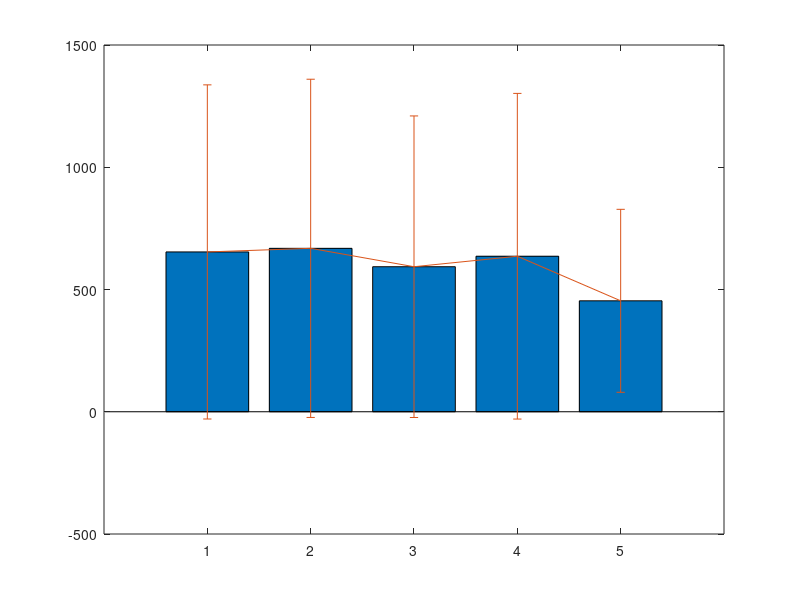

Write the MATLAB code that produced this figure. (Note: this script raises an error after producing the figure.)
clear all; clc;

% adjust to your local path
addpath(genpath('/Volumes/Portable/Human_RNN/Paper_Code/Figure_Two/'));

results = load('Online_H_maze_like_all_final.mat');


H_MAZE_LIKE_ALL_J = results.H_MAZE_LIKE_ALL.J;
H_MAZE_LIKE_ALL_P = results.H_MAZE_LIKE_ALL.P;
H_MAZE_LIKE_ALL_H = results.H_MAZE_LIKE_ALL.H;
H_MAZE_LIKE_ALL_C = results.H_MAZE_LIKE_ALL.C;
H_MAZE_LIKE_ALL_M = results.H_MAZE_LIKE_ALL.M;

figure()

bar(1:5, [mean(mean(H_MAZE_LIKE_ALL_J)) mean(mean(H_MAZE_LIKE_ALL_P)) mean(mean(H_MAZE_LIKE_ALL_H)) mean(mean(H_MAZE_LIKE_ALL_M)) mean(mean(H_MAZE_LIKE_ALL_C)) ])
hold on
er = errorbar(1:5,[mean(mean(H_MAZE_LIKE_ALL_J)) mean(mean(H_MAZE_LIKE_ALL_P)) mean(mean(H_MAZE_LIKE_ALL_H)) mean(mean(H_MAZE_LIKE_ALL_M)) mean(mean(H_MAZE_LIKE_ALL_C)) ], [std(mean(H_MAZE_LIKE_ALL_J)) std(mean(H_MAZE_LIKE_ALL_P)) std(mean(H_MAZE_LIKE_ALL_H)) std(mean(H_MAZE_LIKE_ALL_M)) std(mean(H_MAZE_LIKE_ALL_C)) ]);    
er.Color = [0 0 0];                            
er.LineStyle = 'none'; 


figure()

boxplot([mean(H_MAZE_LIKE_ALL_J); mean(H_MAZE_LIKE_ALL_P); mean(H_MAZE_LIKE_ALL_H); mean(H_MAZE_LIKE_ALL_M); mean(H_MAZE_LIKE_ALL_C) ]')


figure()

violinplot([mean(H_MAZE_LIKE_ALL_J); mean(H_MAZE_LIKE_ALL_P); mean(H_MAZE_LIKE_ALL_H); mean(H_MAZE_LIKE_ALL_M); mean(H_MAZE_LIKE_ALL_C) ]', [], 'ViolinAlpha', 0.2, 'MarkerSize', 10, 'ShowMean', true)


[h,p1,ci,stats] = ttest(mean(H_MAZE_LIKE_ALL_C),mean(H_MAZE_LIKE_ALL_J),"Tail","left");
[h,p2,ci,stats] = ttest(mean(H_MAZE_LIKE_ALL_C),mean(H_MAZE_LIKE_ALL_P),"Tail","left");
[h,p3,ci,stats] = ttest(mean(H_MAZE_LIKE_ALL_C),mean(H_MAZE_LIKE_ALL_H),"Tail","left");
[h,p4,ci,stats] = ttest(mean(H_MAZE_LIKE_ALL_C),mean(H_MAZE_LIKE_ALL_M),"Tail","left");

p1 
p2
p3
p4
